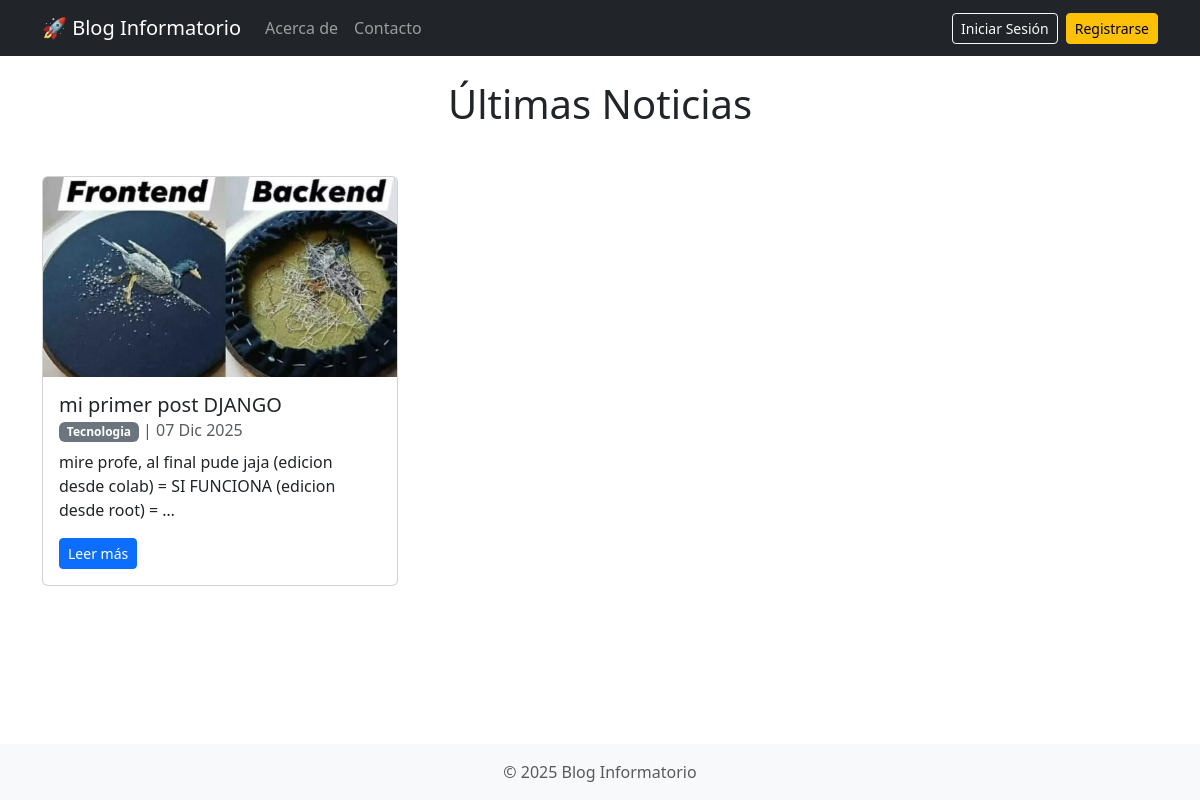
The page / on the database its author committed.
### apps/posts/models.py (models this page shows, shortened)
class Post(models.Model):
    titulo = models.CharField(max_length=50, null=False)
    subtitulo = models.CharField(max_length=100, null=True, blank=True)
    fecha = models.DateTimeField(auto_now_add=True)
    texto = models.TextField(null=False)
    activo = models.BooleanField(default=True)
    categoria = models.ForeignKey(Categoria, on_delete=models.SET_NULL, null=True, default='Sin categoría')
    imagen = models.ImageField(null=True, blank=True, upload_to='imagenes', default='static/post_default.png')
    publicado = models.DateTimeField(default=timezone.now)
    autor = models.ForeignKey(User, on_delete=models.CASCADE, null=True, blank=True)
    class Meta:
        ordering = ('-publicado',) # Ordena por fecha de publicación descendente

class Categoria(models.Model):
    nombre = models.CharField(max_length=30, null=False)
    def __str__(self):
        return self.nombre

### apps/posts/views.py (the view)
# urls.py: path('', index, name='index'),
def index(request):
    posts = Post.objects.all()
    ctx = {'posts': posts}
    return render(request, 'index.html', ctx)

### templates/index.html
{% extends 'base.html' %}
{% block content %}
    <h1 class="text-center mb-5">Últimas Noticias</h1>
    <div class="row">
        {% for post in posts %}
        <div class="col-md-4 mb-4">
            <div class="card h-100">
                {% if post.imagen %}
                <img src="{{ post.imagen.url }}" class="card-img-top" alt="{{ post.titulo }}" style="height: 200px; object-fit: cover;">
                {% endif %}
                <div class="card-body">
                    <h5 class="card-title">{{ post.titulo }}</h5>
                    <h6 class="card-subtitle mb-2 text-muted">
                        <a href="{% url 'posts_por_categoria' categoria_id=post.categoria.id %}" class="badge bg-secondary text-decoration-none">
                            {{ post.categoria }}
                        </a>
                        | {{ post.fecha|date:"d M Y" }}
                    </h6>
                    <p class="card-text">{{ post.texto|truncatechars:100 }}</p>
                    <a href="{% url 'detalle' pk=post.pk %}" class="btn btn-primary btn-sm">Leer más</a>
                </div>
            </div>
        </div>
        {% endfor %}
    </div>
{% endblock %}

### rows shown on the page
Post: imagen (picture), titulo "mi primer post DJANGO", categoria "Tecnologia", fecha "07 Dic 2025", texto "mire profe, al final pude jaja (edicion desde colab) = SI FUNCIONA (edicion desde root) = …"
